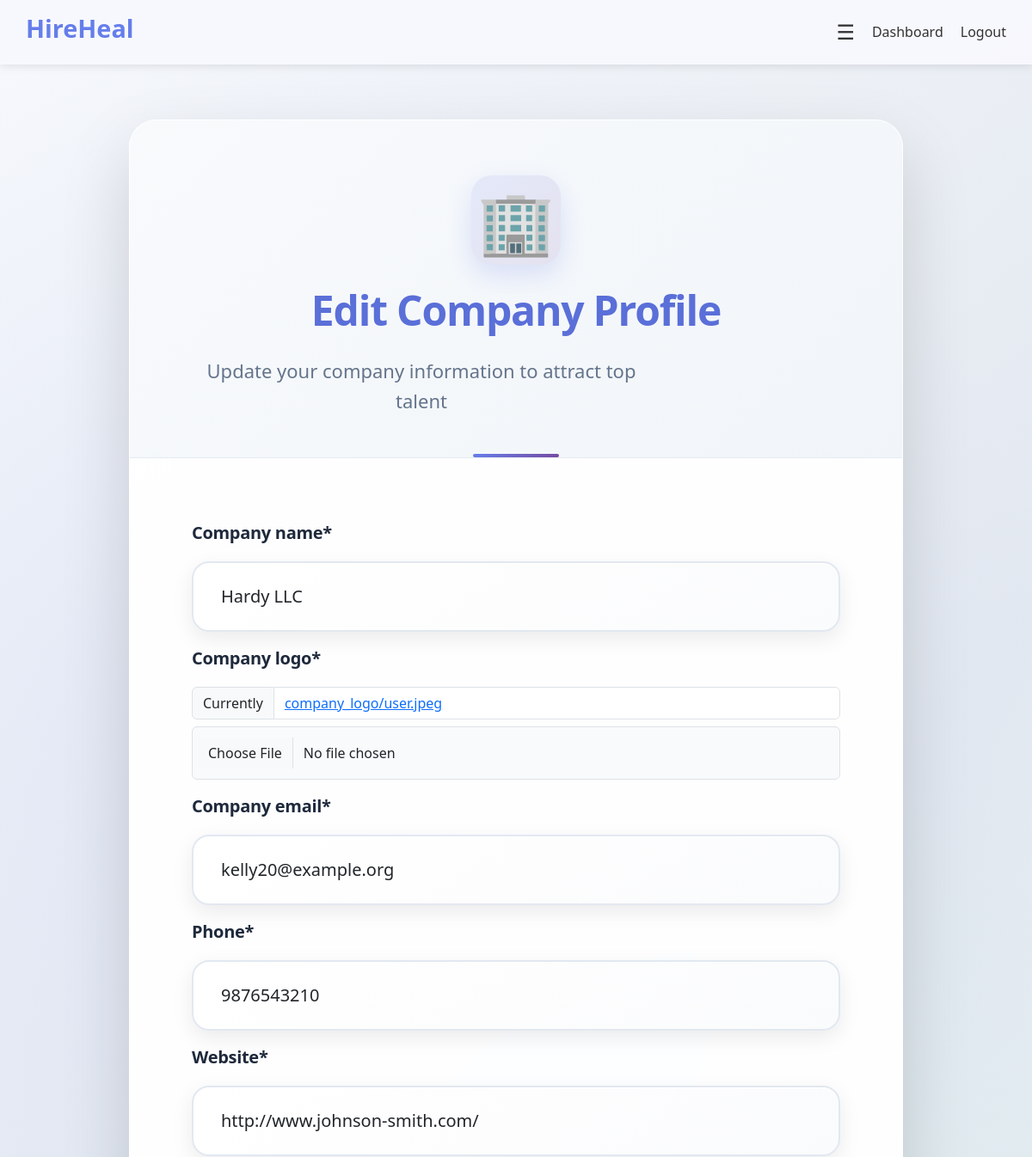
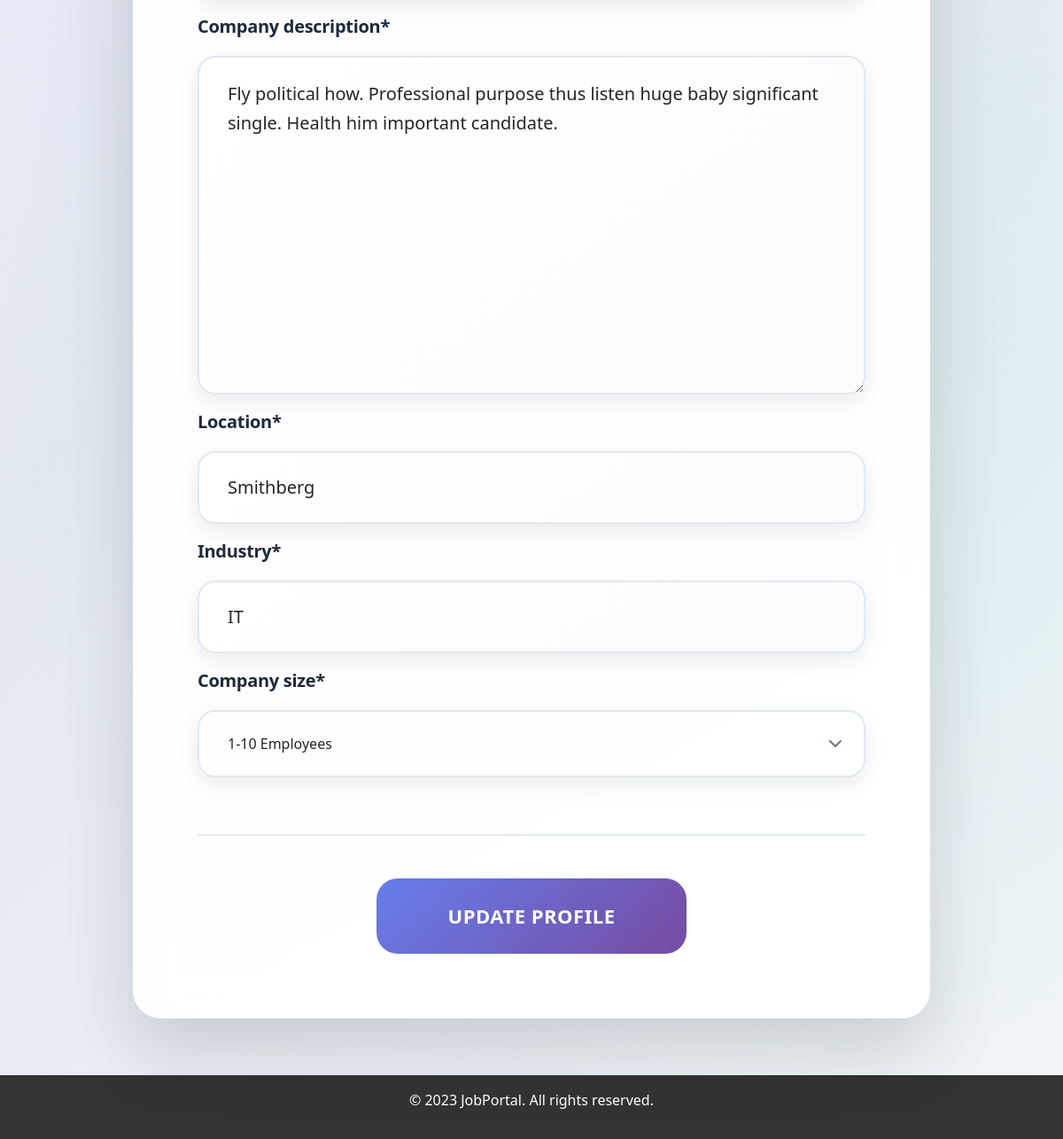
Screenshot of /dashboard/edit_company_profile/ (signed in) with the database file from the repository (2 pictures, top to bottom).
### jobs/models.py (models this page shows, shortened)
class Employer(models.Model):
    SIZE_CHOICES=[
        ('1-10','1-10 Employees'),
        ('11-50','11-50 Employees'),
        ('51-200','51-200 Employees'),
        ('200+','200+ Employees'),
    ]
    user=models.OneToOneField(User, on_delete=models.CASCADE)
    company_name=models.CharField(max_length=100)
    company_logo=models.ImageField(upload_to='company_logo/',blank=False,null=False)
    company_email=models.EmailField(max_length=254)
    phone=models.CharField(max_length=15)
    website=models.URLField(max_length=200,blank=False,null=False)
    company_description=models.TextField()
    location=models.CharField(max_length=100)
    industry=models.CharField(max_length=50)
    company_size=models.CharField(max_length=50,choices=SIZE_CHOICES)
    created_at=models.DateTimeField(auto_now_add=True)

### jobs/views.py (the view)
# urls.py: path('edit_company_profile/', views.edit_company_profile, name='edit_company_profile'),
def edit_company_profile(request):
         try:
            profile=Employer.objects.get(user=request.user)
         except Employer.DoesNotExist:
            profile=None
         if request.method=='POST':
            form=Company_profile(request.POST,request.FILES,instance=profile)
            if form.is_valid():
                profile=form.save(commit=False)
                profile.user=request.user
                profile.save()
            return redirect('company_profile')
         else:
            form=Company_profile(instance=profile)
         context={
            'profile':profile,
            'form':form
                }
         return render(request,'dashboard/edit_company_profile.html',context)

### jobs/forms.py
class Company_profile(forms.ModelForm):
    class Meta:
        model=Employer
        fields=('company_name','company_logo','company_email','phone','website','company_description','location','industry','company_size')

### templates/dashboard/edit_company_profile.html (shortened to what this page needs)
{% extends "base.html" %}
{% load crispy_forms_tags %}
{% block content %}
<div class="profile-wrapper">
    <div class="responsive-container">
        <div class="profile-card">
            <div class="profile-header">
                <div class="header-content">
                    <div class="header-icon">🏢</div>
                    <h1 class="profile-title">Edit Company Profile</h1>
                </div>
                <p class="profile-subtitle">Update your company information to attract top talent</p>
            </div>
            <form method='POST' enctype="multipart/form-data" class="profile-form">
                {{ form|crispy }}
                <div class="form-footer">
                    <button type="submit" class="submit-btn">
                        <span>Update Profile</span>
                    </button>
                </div>
            </form>
        </div>
    </div>
</div>
{% endblock %}

### static/css/employer.css (style rules this page uses)
* { margin: 0; padding: 0; box-sizing: border-box; }
body { font-family: 'Roboto', sans-serif; line-height: 1.6; color: #333; background: linear-gradient(135deg, #667eea 0%, #764ba2 100%); min-height: 100vh; }

### rows the page displays
Employer: company_name "Hardy LLC", company_email "kelly20@example.org", phone "9876543210", website "http://www.johnson-smith.com/", company_description "Fly political how. Professional purpose thus listen huge baby significant single. Health him important candidate.", location "Smithberg", industry "IT", company_size "1-10 Employees"
